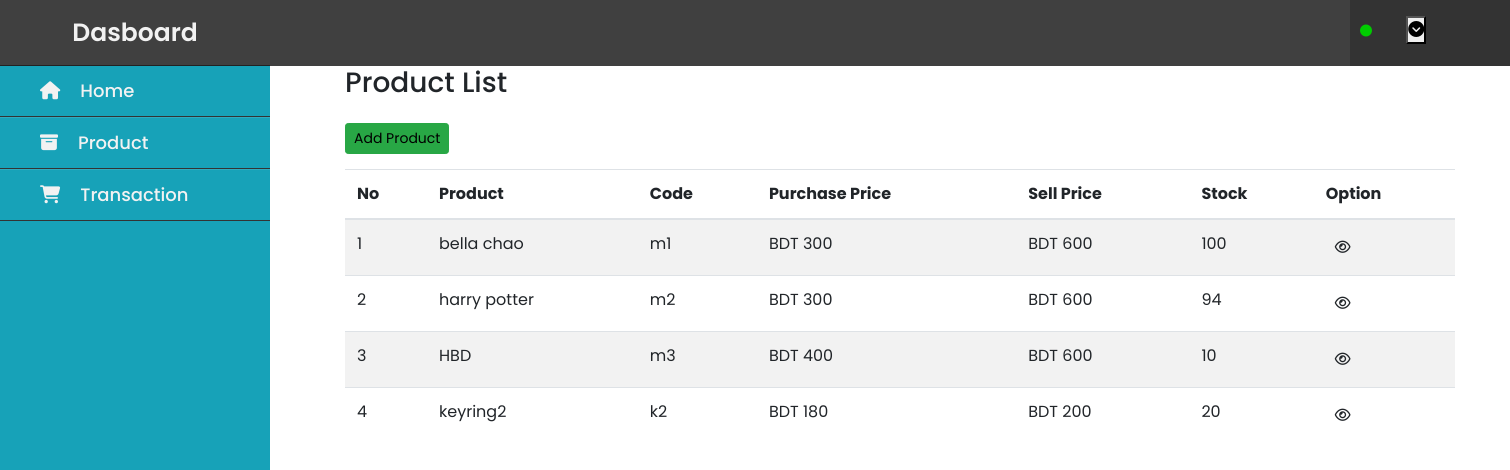
The page /product.php on the database its author committed.
### tables this page shows
CREATE TABLE `product` (
  `pId` int(11) NOT NULL,
  `pCode` varchar(100) NOT NULL,
  `pName` varchar(100) NOT NULL,
  `pCategory` varchar(100) NOT NULL,
  `purchasePrice` float(10,0) NOT NULL,
  `sellPrice` float(10,0) NOT NULL,
  `pStock` int(100) NOT NULL,
  `minStock` int(100) NOT NULL,
  `pUnit` varchar(100) NOT NULL,
  `pDescription` varchar(200) NOT NULL,
  `pImg` varchar(200) NOT NULL
);

### product.php (the view, shortened to what this page needs)
<?php
$servername = "localhost";
$username = "root";
$password = "";
$dbname = "pos";
$conn = mysqli_connect($servername, $username, $password, $dbname);
if ($_SESSION['role'] == "admin") {
   include_once 'dashadmin.php';
} else {
    include_once 'dashop.php';
}
?>
<html>
<head>
    <link rel="stylesheet" href="css/dashboard.css">
    <link rel="stylesheet" href="css/bootstrap.min.css">
    <link rel="stylesheet" href="css/fontawesome.min.css">
    <link rel="stylesheet" href="css/all.min.css">
    <link rel="stylesheet" href="css/dashboard1.css">
</head>
<body>
    <nav class="nav-header">
        <div class="nav-user-menu">
            <div class="drop-down">
                <?php echo '<i class="fas fa-circle"></i><span class="username">' .  $_SESSION['username'] . '</span>'; ?>
                <button class="dropbtn" onclick="myFunction() ">
                    <i class="fa fa-chevron-circle-down" aria-hidden="true"></i>
                </button>
            </div>
        </div>
    </nav>
    <div class="content-b">
        <section class="container">
            <div class="box box-success">
                <div class="box-header with-border">
                    <h3 class="box-title">Product List</h3>
                    <a href="add_product.php" class="btn btn-success btn-sm pull-right">Add Product</a>
                </div>
                <div class="box-body">
                    <div style="overflow-x:auto;">
                        <table class="table table-striped" id="myProduct">
                            <thead>
                                <tr>
                                    <th>No</th>
                                    <th>Product</th>
                                    <th>Code</th>
                                    <th>Purchase Price</th>
                                    <th>Sell Price</th>
                                    <th>Stock</th>
                                    <th>Option</th>
                                </tr>
                            </thead>
                            <tbody>
                                <?php
                                $no = 1;
                                $sql = " SELECT * FROM product";
                                $result = mysqli_query($conn, $sql);
                                while ($row = mysqli_fetch_assoc($result)) {
                                    $tol = json_decode(json_encode($row), FALSE);
                                ?>
                                    <tr>
                                        <td><?php echo $no++; ?></td>
                                        <td><?php echo $tol->pName; ?></td>
                                        <td><?php echo $tol->pCode; ?></td>
                                        <td>BDT <?php echo number_format($tol->purchasePrice); ?></td>
                                        <td>BDT <?php echo number_format($tol->sellPrice); ?></td>
                                        <td> <?php if ($tol->pStock == "0") { ?>
                                                <span class="label label-danger"><?php echo $tol->pStock; ?></span>
                                            <?php } elseif ($tol->pStock <= $tol->minStock) { ?>
                                                <span class="label label-warning"><?php echo $tol->pStock; ?></span>
                                            <?php } else { ?>
                                                <span class="label label-primary"><?php echo $tol->pStock; ?></span>
                                            <?php } ?>
                                        </td>
                                        <td>
                                            <a href="view_product.php?id=<?php echo $tol->pId; ?>" class="btn btn-default btn-sm"><i class="fa fa-eye"></i></a>
                                        </td>
                                    </tr>
                                <?php
                                }
                                ?>
                            </tbody>
                        </table>
                    </div>
                </div>
            </div>
        </section>
    </div>
</body>
</html>

### css/dashadmin.css (style rules this page uses)
* { margin: 0; padding: 0; box-sizing: border-box; font-family: sans-serif; }

### css/dashboard.css (style rules this page uses)
* { font-family: 'Poppins', sans-serif; box-sizing: border-box; }
.nav-header { height: 66px; background: #17a2b8; width: 100%; }
.nav-user-menu { float: right; height: 66px; width: 160px; background-color:#404040; }
.username { color:#f2f2f2; background:#404040; padding: 10px; font-size: 20px; font-weight: 400; height: 35px; }
i.fas { color: #00cc00; padding: 25px 10px ; font-size: 12px; }

### css/dashboard1.css (style rules this page uses)
* { font-family: 'Poppins', sans-serif; }
.nav-header { height: 66px; background: #404040; width: 100%; }
.nav-user-menu { float: right; height: 66px; width: 160px; background-color: #333; }
.username { color:#f2f2f2; background: #333; padding: 10px; font-size: 20px; font-weight: 400; height: 35px; }
i.fas { color: #00cc00; padding: 25px 10px ; font-size: 12px; }

### product.php (style rules this page uses)
.btn-success { margin-bottom: 15px; margin-top: 15px; color: black; }
.content-b { margin-left: 300px ; max-width: 1200px; width:1200px; display: inline-block; }

### rows shown on the page
product: pName "bella chao", pCode "m1", purchasePrice "300", sellPrice "600", pStock "100"
product: pName "harry potter", pCode "m2", purchasePrice "300", sellPrice "600", pStock "94"
product: pName "HBD", pCode "m3", purchasePrice "400", sellPrice "600", pStock "10"
product: pName "keyring2", pCode "k2", purchasePrice "180", sellPrice "200", pStock "20"
